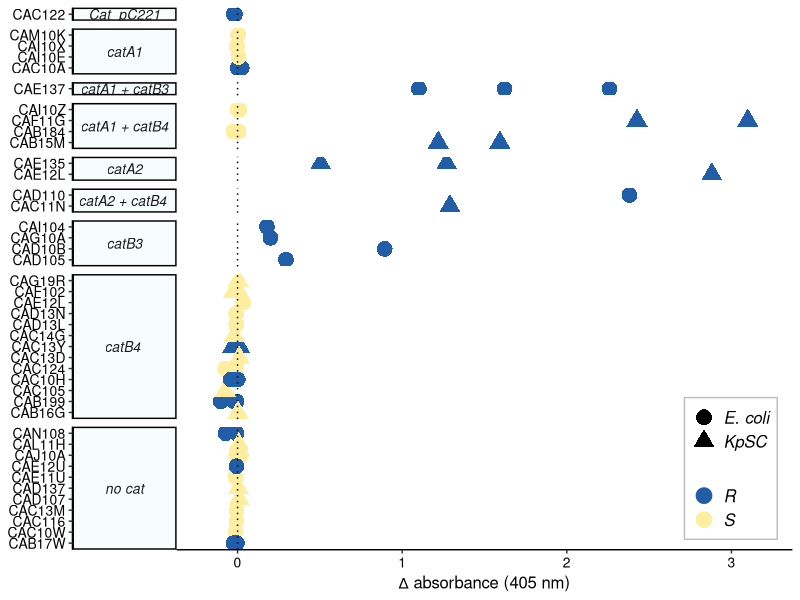
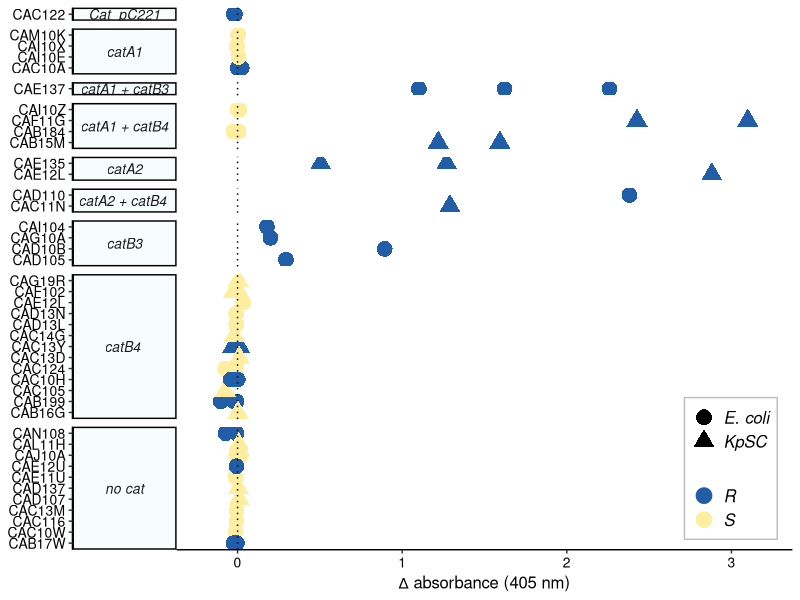

These charts were generated, in order, by the following R code:
#title: "rapid CAT assay"
#author: "FEG"
#date: 16/11/23

###################
####  Figure 2 ####
###################

# load packages

library(tidyverse)
library(here)

# read in data table

rCAT_MS <- read.csv(here("Fig2_rCAT/rCATfinal_MS.csv"))

# plot

Fig2_final <- rCAT_MS %>% ggplot (aes(x = Abs405, y = as.character(supplier_name)))+
  facet_grid(rows = "cat_genes", 
             switch = "y", 
             scales = "free_y",
             space = "free",
  )+
  geom_point(aes(colour=R.S, shape=species), size = 5)+
  scale_color_manual(values = c("#225ea8", "#ffeda0"))+
  theme_classic()+
  theme(strip.background =element_rect(fill="#f7fcfd"))+
  theme(strip.text.y.left = element_text(face = 'italic', size = 10, angle = 0))+
  xlim(-0.2,3.2)+
  geom_vline(xintercept = 0, linetype = "dotted", colour = "black")+
  xlab("∆ absorbance (405 nm)")+
  ylab("isolate")+
  theme(axis.title.x = element_text(size=12, colour="black"),
        axis.text  = element_text(size=10, colour="black"),
        axis.title.y  = element_blank(),
        legend.position = c(0.9, 0.15),
        legend.title = element_blank(),
        legend.text = element_text(size = 12, colour = "black", face = 'italic'),
        legend.background = element_blank(),
        legend.box.background = element_rect(linewidth = 2, size = 0.5, colour = "grey"),
  )

Fig2_final


ggsave(here("Figure2.pdf"), plot = Fig2_final, device = "pdf", scale =1, width = 20, height = 25, units = "cm", dpi = 300)
